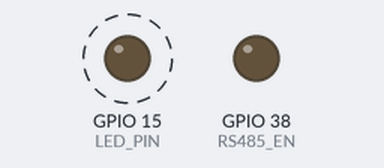
This sketch was run on a simulated ESP32. Shown: output pins drawn as LEDs (lit = HIGH). Dashed ring = blinking. What the sketch prints to the serial monitor is not drawn.

Above: at 2.0 s.
Timing chart, 0 to 4.5 s (numbered marks = the images above):
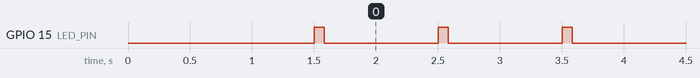

The sketch:

placa_emisora.ino
```cpp
// placa emisora -> se carga y se desconecta el usb-c
#define LED_PIN   15

#define RS485_RX  17   // Rx_RS485
#define RS485_TX  21   // Tx_RS485
#define RS485_EN  38   // GPIO_RS485_EN

HardwareSerial RS485Serial(1);

unsigned long lastSend = 0;
uint32_t counter = 0;

void rs485ReceiveMode() {
  digitalWrite(RS485_EN, LOW);   // /RE activo, DE desactivado
  delayMicroseconds(50);
}

void rs485TransmitMode() {
  digitalWrite(RS485_EN, HIGH);  // DE activo, /RE desactivado
  delayMicroseconds(50);
}

void rs485SendLine(const String &msg) {
  rs485TransmitMode();

  RS485Serial.println(msg);
  RS485Serial.flush();           // espera a que termine de salir por UART

  delayMicroseconds(300);
  rs485ReceiveMode();
}

void setup() {
  pinMode(LED_PIN, OUTPUT);
  pinMode(RS485_EN, OUTPUT);

  rs485ReceiveMode();

  Serial.begin(115200);
  delay(1500);

  RS485Serial.begin(9600, SERIAL_8N1, RS485_RX, RS485_TX);

  Serial.println("PLACA EMISORA RS485 iniciada");
}

void loop() {
  if (millis() - lastSend >= 1000) {
    lastSend = millis();

    String msg = "Hola desde placa EMISORA, contador = " + String(counter++);
    rs485SendLine(msg);

    digitalWrite(LED_PIN, HIGH);
    delay(80);
    digitalWrite(LED_PIN, LOW);

    Serial.print("Enviado: ");
    Serial.println(msg);
  }
}
```

Measured:
- by itself, GPIO 15 (LED_PIN): alternates HIGH for 0.08 s and LOW for 0.92 s
